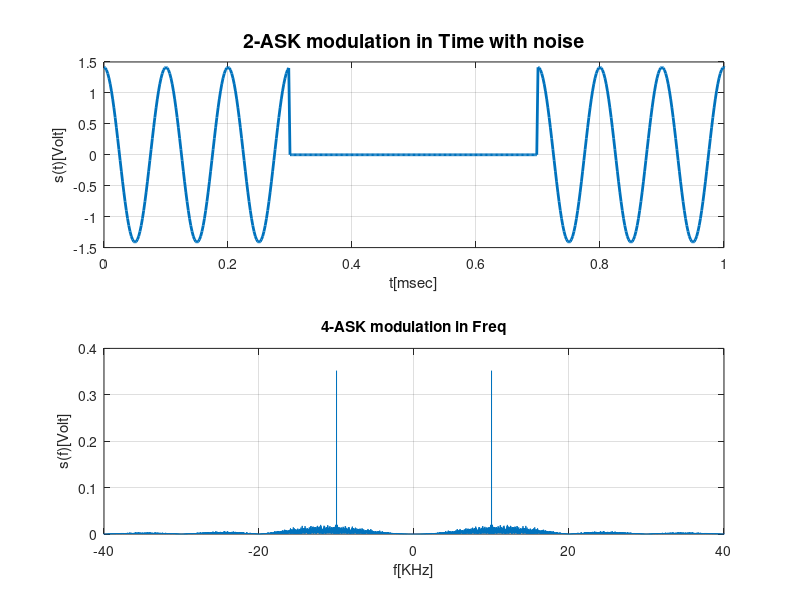

MATLAB code for this plot:
%   function[m,s]=ASK_Mod(M,fc,n,E)
 n=2000;
 M=2;
 fc=10;
 E=0.1;
%     % --------- Constant Assignment
    Tsym = 1/fc;
    fs = 50*fc;
    dT = 1/fs;
    t = 0:dT:(Tsym-dT);
    T = 0:dT:(n*Tsym-dT);
    S_t = zeros(1,length(T));

    
    % --------- Data Generator
    
    m = randi([0,M-1],1,n); %2m-Mpam-1 where m=sqrt(Mpam)
   
    
    % --------- Modulate the data vector
   for i=1:n
        symbol =sqrt(2*E/Tsym)*( m(i)*cos(2*pi*fc*t));
        S_t(((i-1)*length(t)+1):i*length(t)) = symbol;

   end
   s=S_t;
           t1 = 0:dT:(n*Tsym-dT);

    mAVR=sum(m)/length(m);
             scatterplot(m)
%                s=awgn(s,-10);%add noise to our S(t)

grid
s_f=abs(fftshift(fft(s)))/length(t1);
f=-fs/2:(fs/(length(t1)-1)):fs/2;
subplot(2,1,1),plot(t1,s,'LineWidth' ,2)%plot the symbol on time
xlim([0,10*Tsym])
xlabel('t[msec]')
ylabel('s(t)[Volt]')
title('2-ASK modulation in Time with noise','Fontsize',14)

% tt=[];
% for k=1:100
%  for i=1:50
%  
%     bits(i+(k-1)*50)=m(k);
%  end 
%  
% end
%     s=wdenoise(s,1,'Wavelet','db7');
%     figure;
% plot(t1,s,'LineWidth' ,2);
% xlim([0,10*Tsym])
% xlabel('t[msec]')
% ylabel('s(t)[Volt]')
% title('denoised signal','Fontsize',14)

grid
subplot(2,1,2),plot(f,s_f)%plot the freq of our symbol
xlabel('f[KHz]')
ylabel('s(f)[Volt]')
title('4-ASK modulation in Freq')
xlim([-40 40]);
grid
